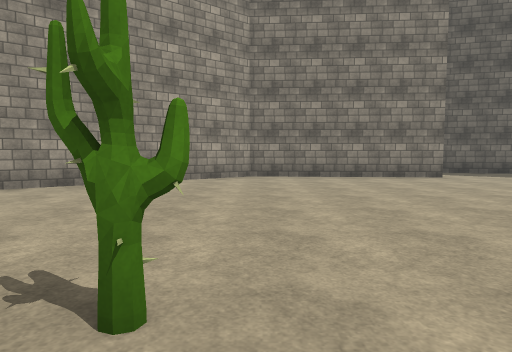
view 1 (above)

20 first-person views from a walk through a 3-D level made in the Unity game engine. The camera is 1.4 m above the floor, tilts 4° down and sees 75° across. The floor is counted in squares, 2 m on a side. Each view is taken from the middle of a square. On the plan, view 1 faces up. The plan holds only what a view shows up to about 10 squares ahead; the rest is blank. The place goes on beyond the plan. The player character is not drawn. Surface patterns are stand-ins for the level's own textures.

view 2
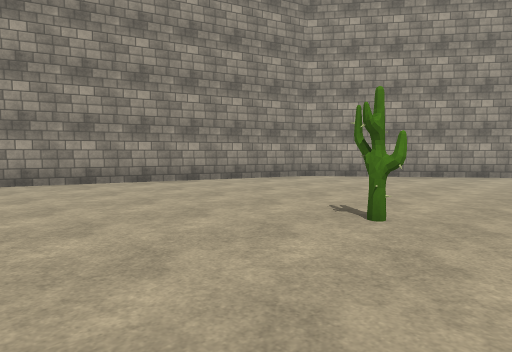

view 3
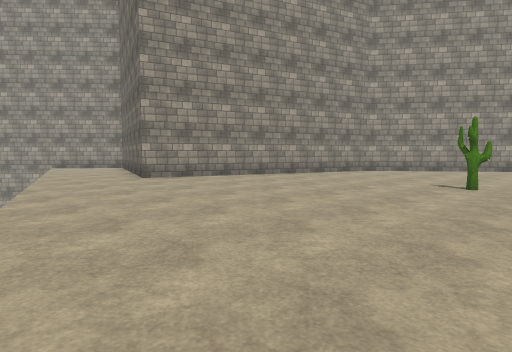

view 4
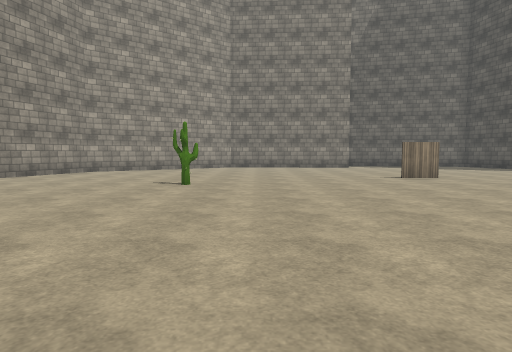

view 5
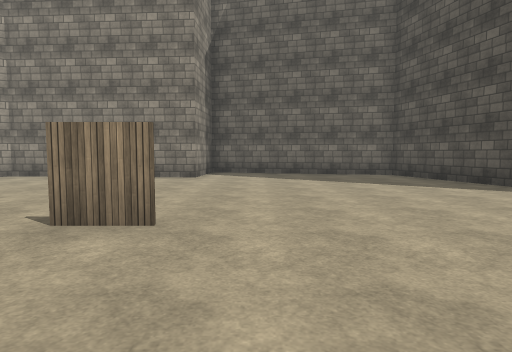

view 6
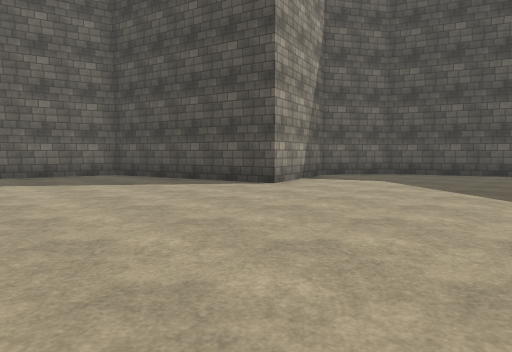

view 7
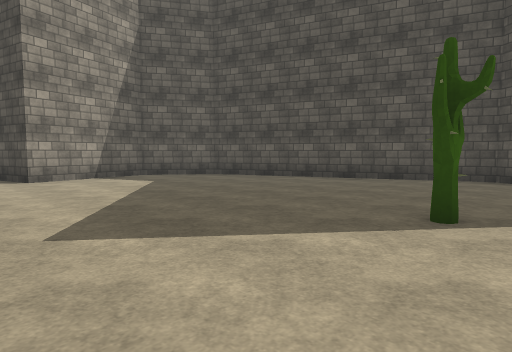

view 8
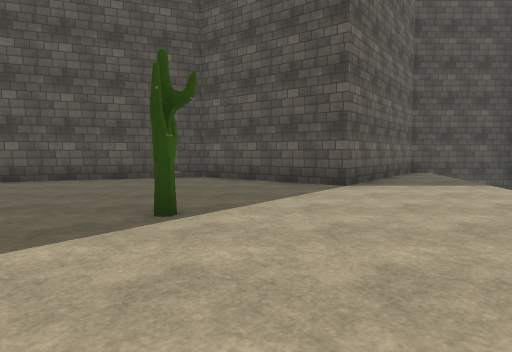

view 9
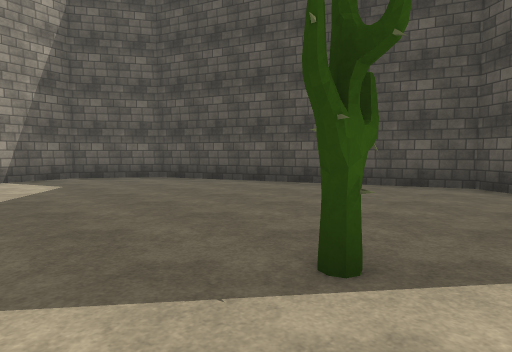

view 10
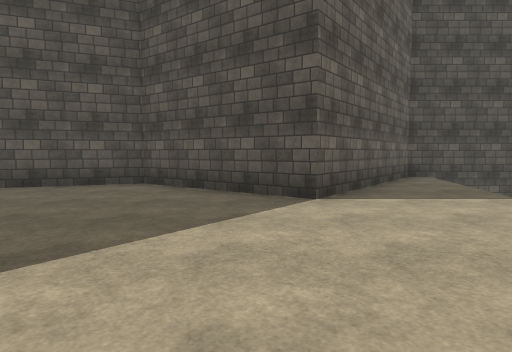

view 11
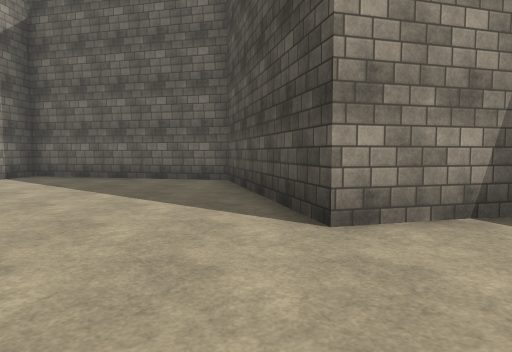

view 12
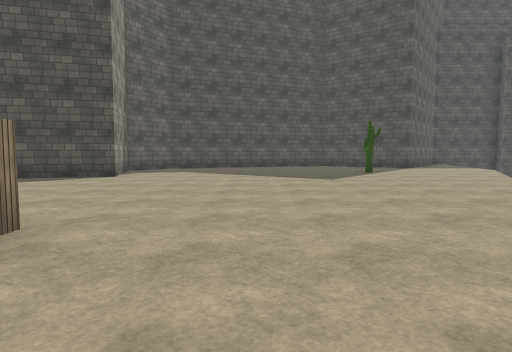

view 13
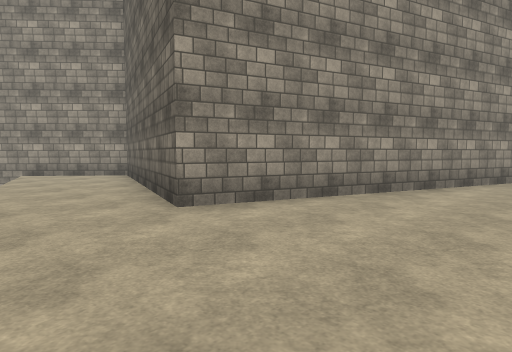

view 14
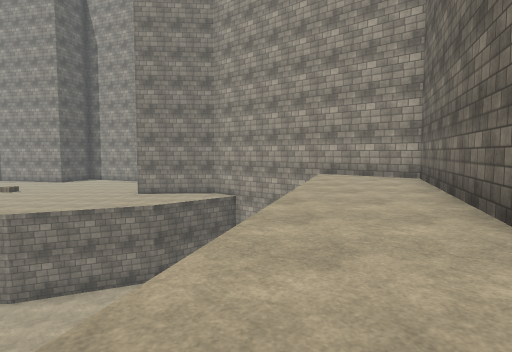

view 15
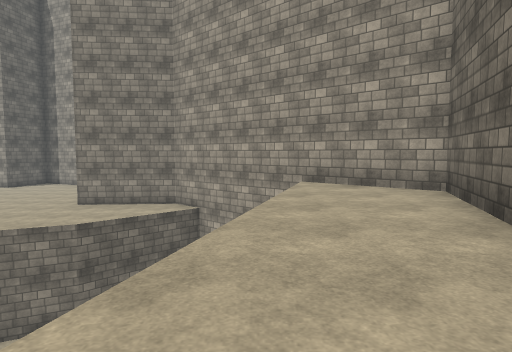

view 16
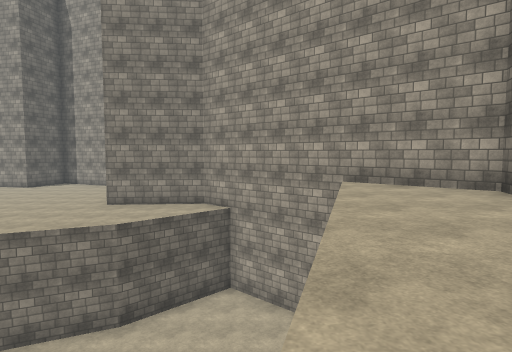

view 17
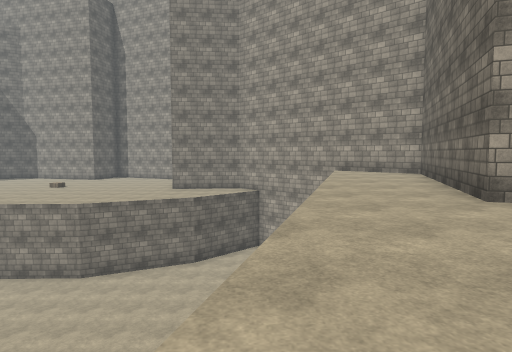

view 18
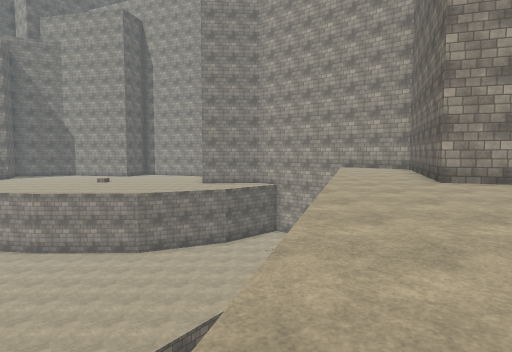

view 19
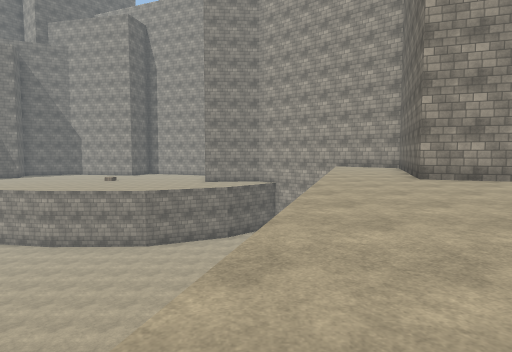

view 20
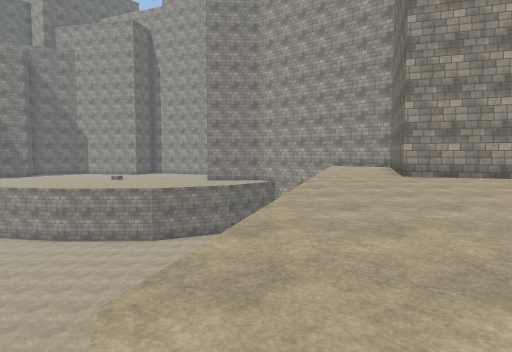

### Floor plan
Key: @ floor where view 1 was taken; # wall or solid block; . floor; ^ raised ledge; v drop or lower ground; C cactus.
Columns run from 18 left of view 1 to 23 right of it. Each row starts with its distance up from view 1.
 12                        #####
 11                        #...####
 10                 ########......#
  9                ##.............#
  8               ##..............##
  7              ##................#
  6             ##.................######
  5             #.......................#
  4             #.......................##
  3            ##...........#............#
  2            #.........................##
  1    ###     #.....C....................#
  0   ##.#### ##......@...................#
 -1   #.....###...........................##
 -2  ##.................... ...............#
 -3 ##vvvvv................   .......C....##
 -4 #vvv    vv............     ...........#
 -5 vvvv       vv........        ........##
 -6 vvvv           vv....         v.....###
 -7 vvvv vvvvvv       vv            ......##
 -8 vvvvvvvvvvvv                      .....##
 -9 vvvvvvvvvvvvv                      vv...##
-10 vvvvvvvvvvvvvv                         vv#
-11 vv vvvvvvvvvvv                           ^
-12    v vvvvvvvvv                           ^

Where each view was taken, in squares from view 1:
view 1: 0 up, 0 right, facing up
view 2: 2 down, 1 right, facing up-left
view 3: 6 down, 1 right, facing up-left
view 4: 6 down, 1 right, facing up
view 5: 0 up, 7 right, facing up
view 6: 0 up, 7 right, facing up-right
view 7: 4 down, 11 right, facing up-right
view 8: 4 down, 11 right, facing right
view 9: 4 down, 13 right, facing up-right
view 10: 5 down, 13 right, facing right
view 11: 2 up, 12 right, facing up
view 12: 1 up, 3 right, facing right
view 13: 4 down, 4 left, facing up-left
view 14: 4 down, 5 left, facing left
view 15: 3 down, 8 left, facing left
view 16: 4 down, 8 left, facing left
view 17: 5 down, 3 left, facing left
view 18: 6 down, 0 right, facing left
view 19: 6 down, 1 right, facing left
view 20: 6 down, 2 right, facing left
